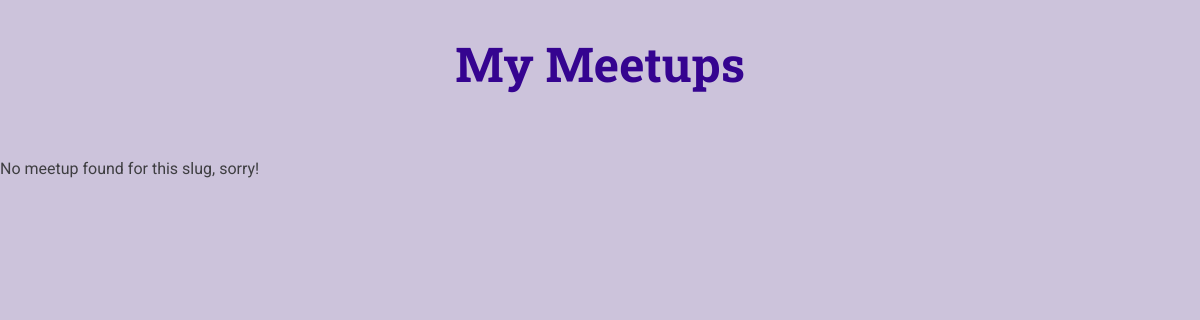
The app's page /meetups/dancing-workshop, older data.
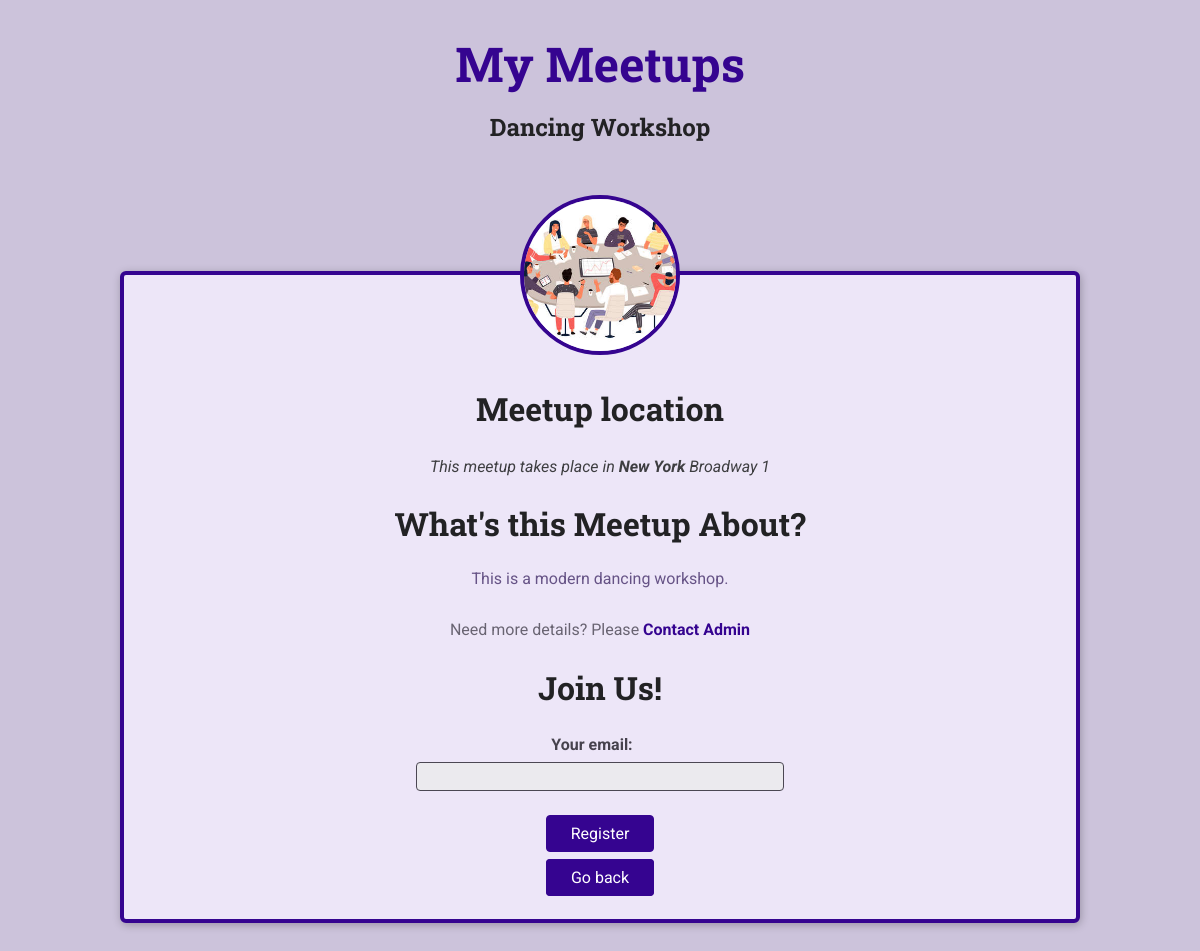
The same page, newer data.
### meetups/models.py (models this page shows, shortened)
class Meetup(models.Model):
    title = models.CharField(max_length=120)
    organizer_email = models.EmailField()
    date = models.DateField()
    slug = models.SlugField(unique=True)
    description = models.TextField()
    image = models.ImageField(upload_to='images')
    location = models.ForeignKey(Location, on_delete=models.CASCADE)
    participants = models.ManyToManyField(Participant, blank=True, null=True)

class Location(models.Model):
    name = models.CharField(max_length=200)
    address = models.CharField(max_length=300)

### meetups/views.py (the view, shortened to what this page needs)
# urls.py: path('<slug:meetup_slug>', views.meetup_details, name='meetup-detail') # our domain.com/meetups/<dynamic-path-segment>
def meetup_details(request, meetup_slug):
    try:
        selected_meetup = Meetup.objects.get(slug=meetup_slug)
        if request.method == 'GET' :
            registration_form = RegistrationForm()
        return render(request, 'meetups/meetup-detail.html', {
            'meetup_found' : True,
            'meetup': selected_meetup,
            'form' : registration_form
        })
    except Exception as exc:
        return render(request, 'meetups/meetup-detail.html', {
            'meetup_found' : False
        })

### meetups/forms.py
class RegistrationForm(forms.Form):
    email = forms.EmailField(label='Your email')

### meetups/templates/meetups/meetup-detail.html (shortened to what this page needs)
{% extends 'meetups/base/base.html' %}
{% load static %}
{% block site_css %}
<link rel="stylesheet" href="{% static 'meetups/styles/base.css' %}">
<link rel="stylesheet" href="{% static 'meetups/styles/meetup-detail.css' %}">
{% endblock %}
{% block main_heading %}
    {{ meetup.title }}
{% endblock %}
{% block body %}
{% if meetup_found %}
    <article>
        <img id="main-image" src="{{ meetup.image.url }}" alt="{{ meetup.title }}">
        <section id="location">
            <h2>Meetup location</h2>
            <address>This meetup takes place in <span>{{ meetup.location.name }}</span> {{ meetup.location.address }}</address>
        </section>
        <section id="details">
            <h2>What's this Meetup About?</h2>
            <p>{{ meetup.description }}</p>
            <footer>
                <p>Need more details? Please <a href ="mailto:{{ meetup.organizer_email }}">Contact Admin</a>
                </p>
            </footer>
        </section>
        <section id="registration">
            <h2>Join Us!</h2>
            <form action="{% url 'meetup-detail' meetup.slug %}" method="POST">
                <ul>
                    {{ form.as_ul }}
                </ul>
                <div id="registration-actions">
                    <button>Register</button>
                </div>
                <div><p><a href="/meetups/" class="btn">Go back</a></p></div>
            </form>
        </section>
    </article>
{% else %}
    <p>No meetup found for this slug, sorry!</p>
{% endif %}
{% endblock %}

### meetups/templates/meetups/base/base.html (shortened to what this page needs)
{% load static %}
<!DOCTYPE html>
<html lang="en">
<head>
    {% block site_css %}{% endblock %}
</head>
<body>
    <header id="main-header">
        <nav><a href="/meetups" id="main-logo">My Meetups</a></nav>
        <h1>{% block main_heading %}{% endblock %}</h1>
    </header>
    <main>
        {% block body %}{% endblock %}
    </main>
</body>
</html>

### meetups/static/meetups/styles/base.css (style rules this page uses)
* { box-sizing: border-box; }
body { font-family: 'Roboto', sans-serif; margin: 0; background-color: #ccc3db; color: #3e3e41; }
h1, h2, h3 { font-family: 'Roboto Slab', sans-serif; color: #222224; }
button, .btn { cursor: pointer; font: inherit; padding: 0.5rem 1.5rem; background-color: #350490; border: 1px solid #350490; color: white; border-radius: 4px; text-decoration: none; }
#main-header { width: 100%; text-align: center; padding: 2rem 0; }
#main-header h1 { font-size: 1.5rem; }
#main-logo { font-size: 3rem; font-family: 'Roboto Slab', sans-serif; text-decoration: none; color: #350490; font-weight: bold; }

Row changes from the older to the newer data that the page shows:
added Meetup: title "Dancing Workshop", image (picture), location.name "New York", location.address "Broadway 1", description "This is a modern dancing workshop."
Text that changed along with them:
text no longer shown: "No meetup found for this slug, sorry!"
text now shown: "Meetup location This meetup takes place in What's this Meetup About? Need more details? Please Contact Admin Join Us! Your email: Register Go back"
